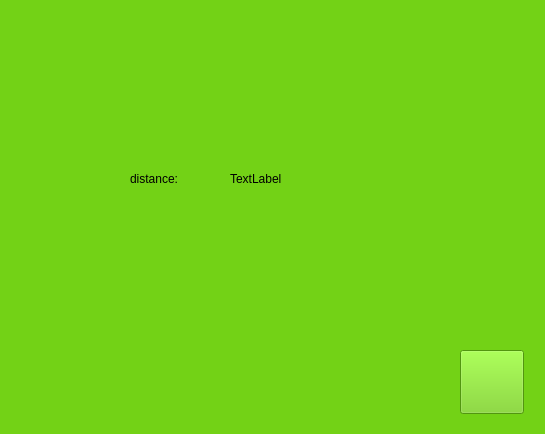
<?xml version="1.0" encoding="UTF-8"?>
<ui version="4.0">
 <class>Form_daoche</class>
 <widget class="QWidget" name="Form_daoche">
  <property name="geometry">
   <rect>
    <x>0</x>
    <y>0</y>
    <width>545</width>
    <height>434</height>
   </rect>
  </property>
  <property name="windowTitle">
   <string>Form</string>
  </property>
  <property name="styleSheet">
   <string notr="true">background-color: rgb(115, 210, 22);
</string>
  </property>
  <widget class="QLabel" name="daoche_label">
   <property name="geometry">
    <rect>
     <x>230</x>
     <y>170</y>
     <width>67</width>
     <height>17</height>
    </rect>
   </property>
   <property name="text">
    <string>TextLabel</string>
   </property>
  </widget>
  <widget class="QLabel" name="label">
   <property name="geometry">
    <rect>
     <x>130</x>
     <y>170</y>
     <width>67</width>
     <height>17</height>
    </rect>
   </property>
   <property name="text">
    <string>distance:</string>
   </property>
  </widget>
  <widget class="QPushButton" name="pushButton">
   <property name="geometry">
    <rect>
     <x>460</x>
     <y>350</y>
     <width>64</width>
     <height>64</height>
    </rect>
   </property>
   <property name="styleSheet">
    <string notr="true">border-image: url(:/img/back.png);</string>
   </property>
   <property name="text">
    <string/>
   </property>
  </widget>
 </widget>
 <resources/>
 <connections/>
</ui>
